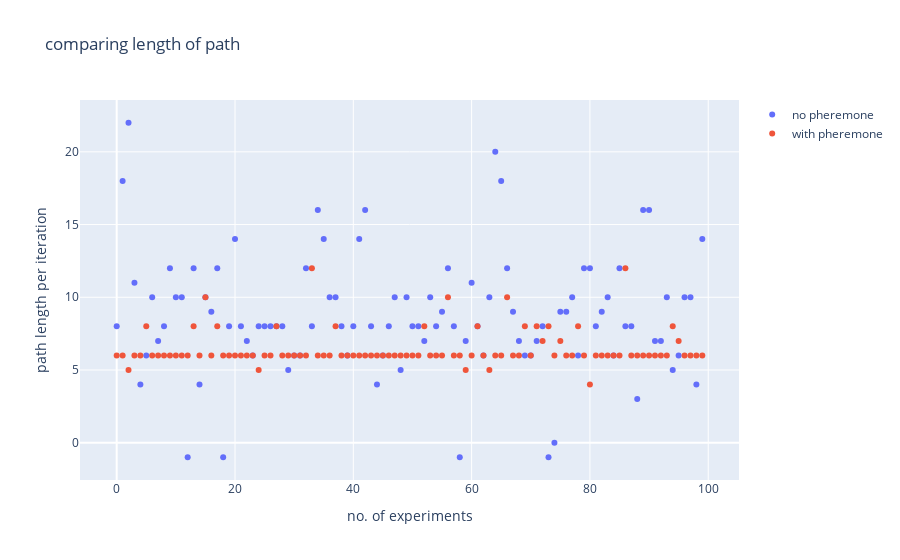

Notebook code cell kept with this figure:
### Code cell
fig = go.Figure()
x_axis = list(range(num_points))

fig.add_trace(go.Scatter(x=x_axis, y=path_len_list,
                    mode='markers',
                    name='no pheremone'))
fig.add_trace(go.Scatter(x=x_axis, y=path_len_list_opt,
                    mode='markers',
                    name='with pheremone'))
fig.update_layout(title='comparing length of path',
                   xaxis_title='no. of experiments',
                   yaxis_title='path length per iteration')
fig.show()
print("Mean path length without pheremone: ", statistics.mean(path_len_list))
print("Median path length without pheremone: ", statistics.median(path_len_list))
print("Mean path length with pheremone: ", statistics.mean(path_len_list_opt))
print("Median path length with pheremone: ", statistics.median(path_len_list_opt))

### Figure 1 — Plotly figure (JSON) as saved in the notebook; plotly's stock layout.template omitted (floating-point values rounded to 4 significant figures)
{"data": [{"mode": "markers", "name": "no pheremone", "type": "scatter", "x": [0, 1, 2, 3, 4, 5, 6, 7, 8, 9, 10, 11, 12, 13, 14, 15, 16, 17, 18, 19, 20, 21, 22, 23, 24, 25, 26, 27, 28, 29, 30, 31, 32, 33, 34, 35, 36, 37, 38, 39, 40, 41, 42, 43, 44, 45, 46, 47, 48, 49, 50, 51, 52, 53, 54, 55, 56, 57, 58, 59, 60, 61, 62, 63, 64, 65, 66, 67, 68, 69, 70, 71, 72, 73, 74, 75, 76, 77, 78, 79, 80, 81, 82, 83, 84, 85, 86, 87, 88, 89, 90, 91, 92, 93, 94, 95, 96, 97, 98, 99], "y": [8, 18, 22, 11, 4, 6, 10, 7, 8, 12, 10, 10, -1, 12, 4, 10, 9, 12, -1, 8, 14, 8, 7, 6, 8, 8, 8, 8, 8, 5, 6, 6, 12, 8, 16, 14, 10, 10, 8, 6, 8, 14, 16, 8, 4, 6, 8, 10, 5, 10, 8, 8, 7, 10, 8, 9, 12, 8, -1, 7, 11, 8, 6, 10, 20, 18, 12, 9, 7, 6, 6, 7, 8, -1, 0, 9, 9, 10, 6, 12, 12, 8, 9, 10, 6, 12, 8, 8, 3, 16, 16, 7, 7, 10, 5, 6, 10, 10, 4, 14]}, {"mode": "markers", "name": "with pheremone", "type": "scatter", "x": [0, 1, 2, 3, 4, 5, 6, 7, 8, 9, 10, 11, 12, 13, 14, 15, 16, 17, 18, 19, 20, 21, 22, 23, 24, 25, 26, 27, 28, 29, 30, 31, 32, 33, 34, 35, 36, 37, 38, 39, 40, 41, 42, 43, 44, 45, 46, 47, 48, 49, 50, 51, 52, 53, 54, 55, 56, 57, 58, 59, 60, 61, 62, 63, 64, 65, 66, 67, 68, 69, 70, 71, 72, 73, 74, 75, 76, 77, 78, 79, 80, 81, 82, 83, 84, 85, 86, 87, 88, 89, 90, 91, 92, 93, 94, 95, 96, 97, 98, 99], "y": [6, 6, 5, 6, 6, 8, 6, 6, 6, 6, 6, 6, 6, 8, 6, 10, 6, 8, 6, 6, 6, 6, 6, 6, 5, 6, 6, 8, 6, 6, 6, 6, 6, 12, 6, 6, 6, 8, 6, 6, 6, 6, 6, 6, 6, 6, 6, 6, 6, 6, 6, 6, 8, 6, 6, 6, 10, 6, 6, 5, 6, 8, 6, 5, 6, 6, 10, 6, 6, 8, 6, 8, 7, 8, 6, 7, 6, 6, 8, 6, 4, 6, 6, 6, 6, 6, 12, 6, 6, 6, 6, 6, 6, 6, 8, 7, 6, 6, 6, 6]}], "layout": {"title": {"text": "comparing length of path"}, "xaxis": {"title": {"text": "no. of experiments"}}, "yaxis": {"title": {"text": "path length per iteration"}}}}
